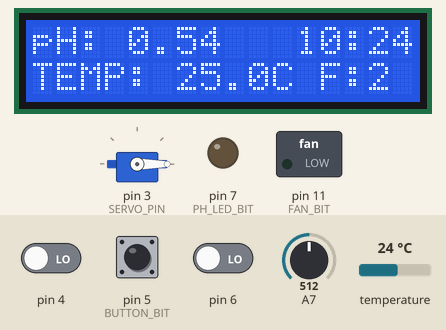
Bench run of a program on a simulated Arduino Nano, built with avr-gcc and run on an emulated ATmega328P. Parts: 16×2 character LCD, servo, switched loads named in the program (green lamp = pin HIGH), output pins drawn as LEDs (lit = HIGH). Dashed ring = blinking. Inputs (shaded band) come from the test bench; at power-on: temperature 24 °C, pin 5 (BUTTON_BIT) HIGH, A7 = 512, pin 4 LOW, pin 6 LOW. The local clock reads 2024-03-15 10:24:30 at power-on unless the program sets it; what the program prints to the serial monitor is not drawn.

Above: at 1.5 s.
1.6 s: temperature set to 1 °C
At 3.12 s:
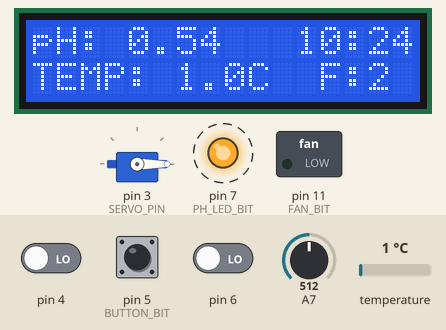
5.8 s: pin 5 (BUTTON_BIT) pulled LOW for 0.15 s
At 7.5 s:
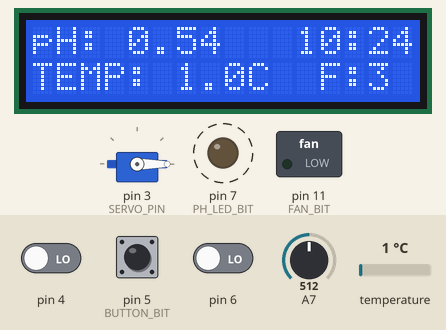
7.6 s: temperature set to 27.1 °C
At 10.0 s:
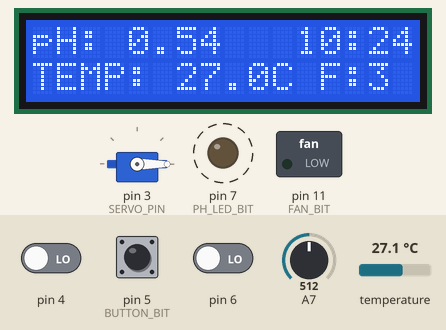
10.6 s: temperature set to 28.7 °C
At 13.5 s:
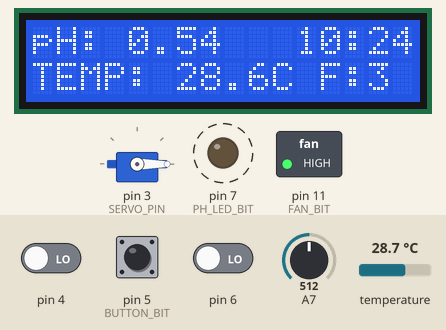
13.6 s: pin 5 (BUTTON_BIT) pulled LOW for 1 s
At 15.34 s:
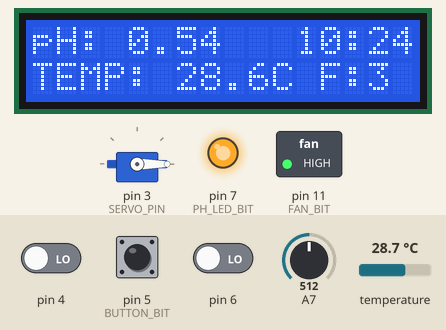
16.6 s: A7 set to 610
At 18.9 s:
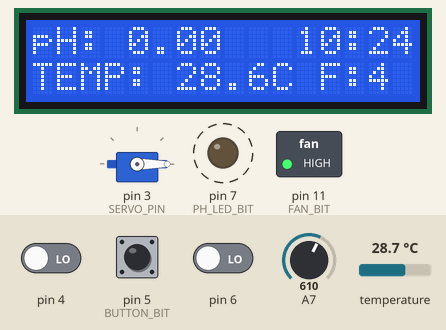
Timing chart, 0 to 20.6 s (numbered marks = the images above; inputs shaded):
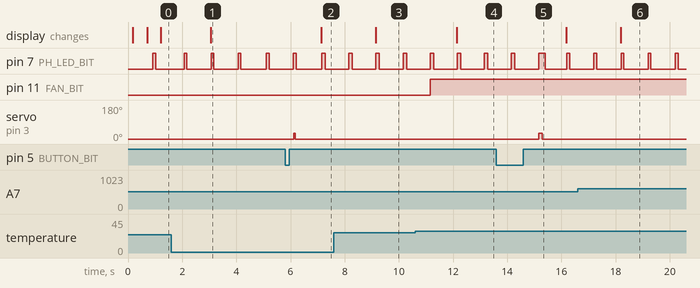

The program:

main.cpp
```cpp
#include <Wire.h>
#include <LiquidCrystal_I2C.h>
#include <OneWire.h>
#include <DallasTemperature.h>
#include <RTClib.h>
#include <Servo.h>
#include <avr/pgmspace.h>

#define ONE_WIRE_BUS 2
#define SERVO_PIN 3

#define FAN_PORT PORTB
#define FAN_DDR DDRB
#define FAN_BIT PB3 // PIN D11

#define PH_LED_PORT PORTD
#define PH_LED_DDR DDRD
#define PH_LED_BIT PD7 // PIN D7

#define BUTTON_PORT PORTD
#define BUTTON_DDR DDRD
#define BUTTON_PIN PIND
#define BUTTON_BIT PD5 // PIN D5

#define ALERT_LED_PORT PORTD
#define ALERT_LED_DDR DDRD
#define ALERT_LED_BIT PD7 // PIN D7

#define SAMPLES 10
const float PH_SLOPE PROGMEM = -8.048480;
const float PH_OFFSET PROGMEM = 20.661462;

const uint8_t VALVE_CLOSED_POSITION = 0;
const uint8_t VALVE_OPEN_POSITION = 30;
const uint8_t FEEDING_DURATION = 75;

struct FeedingTime
{
  uint8_t hour;
  uint8_t minute;
};

const FeedingTime FEEDING_SCHEDULE[] = {
    {9, 30},
    {9, 31}};
const uint8_t NUM_SCHEDULED_FEEDINGS = 2;

uint8_t lastFeedDay = 0;
uint8_t dailyFeedingCount = 0;
bool scheduledFeedingDone[2];
uint8_t currentFeedingType = 0;

const char STR_RTC_ERROR[] PROGMEM = "RTC Error!";
const char STR_RTC_LOST_POWER[] PROGMEM = "RTC lost power - battery may be dead!";
const char STR_RTC_DIAG[] PROGMEM = "=== RTC Diagnostics ===";
const char STR_RTC_TICKING[] PROGMEM = "✓ RTC ticking normally";
const char STR_RTC_ISSUE[] PROGMEM = "✗ RTC timing issue detected!";
const char STR_FEEDING_MANUAL[] PROGMEM = "Manual feeding requested";
const char STR_FEEDING_SCHEDULED[] PROGMEM = "Scheduled feeding started";
const char STR_FEEDING_COMPLETED[] PROGMEM = "Feeding completed - daily count updated";
const char STR_FEEDING_SKIPPED[] PROGMEM = "Feeding skipped - already fed this schedule";
const char STR_VALVE_OPEN[] PROGMEM = "Feeding: Valve opened";
const char STR_VALVE_CLOSE[] PROGMEM = "Feeding: Valve closed";
const char STR_FAN_ON[] PROGMEM = "Fans ON - Temperature too high";
const char STR_FAN_OFF[] PROGMEM = "Fans OFF - Temperature normal";
const char STR_SYSTEM_INIT[] PROGMEM = "Smart Aquarium System Initialized";

void printPROGMEM(const char *str);
void printPROGMEMln(const char *str);
void printDateTime(DateTime dt);
void checkScheduledFeeding();
void handleNonBlockingRTCDiagnostics();
void setupLCDLabels();
void updatePhReading();
void updateTemperatureReading();
void handleFeeding();
void startFeeding(uint8_t feedingType);
void updateFanControl();
void updateAlertLED();
void updateDisplay();
void updateSerialOutput();
uint16_t readPH_ADC();

LiquidCrystal_I2C lcd(0x27, 16, 2);
OneWire oneWire(ONE_WIRE_BUS);
DallasTemperature sensors(&oneWire);
RTC_DS3231 rtc;
Servo feederServo;

uint8_t systemFlags = 0;
#define FLAG_FAN_RUNNING 0
#define FLAG_FEEDING 1
#define FLAG_VALVE_OPEN 2
#define FLAG_TEMP_REQUESTED 3
#define FLAG_LCD_INIT 4
#define FLAG_RTC_DIAG_DONE 5

#define SET_FLAG(flag) (systemFlags |= _BV(flag))
#define CLEAR_FLAG(flag) (systemFlags &= ~_BV(flag))
#define CHECK_FLAG(flag) (systemFlags & _BV(flag))

uint32_t feedingStartTime = 0;
uint32_t lastPhSampleTime = 0;
uint32_t lastTempRequestTime = 0;
uint32_t lastDisplayUpdate = 0;
uint32_t lastSerialOutput = 0;
uint32_t rtcDiagStartTime = 0;

volatile uint8_t buttonPressedFlag = 0;
volatile uint8_t lastPortDState = 0;
volatile uint32_t lastInterruptTime = 0;

const uint16_t phSampleInterval = 50;
const uint16_t tempRequestInterval = 1000;
const uint16_t displayUpdateInterval = 500;
const uint16_t serialOutputInterval = 1000;
const uint32_t DEBOUNCE_DELAY_ISR = 300UL;

uint32_t phSampleSum = 0;
uint8_t phSampleCount = 0;
uint16_t currentPH_scaled = 700;

uint16_t currentTemp_scaled = 250;

uint8_t alertBlinks = 0;
uint32_t lastBlinkToggleMillis = 0;
uint8_t alertLedIsOn = 0;
uint8_t currentBlinkCount = 0;
uint32_t currentAlertCycleStart = 0;

DateTime rtcDiagStartDateTime;

inline void setFanOn()
{
  FAN_PORT |= _BV(FAN_BIT);
}

inline void setFanOff()
{
  FAN_PORT &= ~_BV(FAN_BIT);
}

inline void setAlertLedOn()
{
  ALERT_LED_PORT |= _BV(ALERT_LED_BIT);
}

inline void setAlertLedOff()
{
  ALERT_LED_PORT &= ~_BV(ALERT_LED_BIT);
}

inline uint8_t readButton()
{
  return (BUTTON_PIN & _BV(BUTTON_BIT)) ? 1 : 0;
}

uint16_t readPH_ADC()
{
  return analogRead(A7);
}

void printPROGMEM(const char *str)
{
  char c;
  while ((c = pgm_read_byte(str++)))
  {
    Serial.write(c);
  }
}

void printPROGMEMln(const char *str)
{
  printPROGMEM(str);
  Serial.println();
}

void printDateTime(DateTime dt)
{
  Serial.print(dt.year());
  Serial.write('/');
  Serial.print(dt.month());
  Serial.write('/');
  Serial.print(dt.day());
  Serial.write(' ');
  Serial.print(dt.hour());
  Serial.write(':');
  Serial.print(dt.minute());
  Serial.write(':');
  Serial.println(dt.second());
}

void checkScheduledFeeding()
{
  DateTime now = rtc.now();
  uint8_t currentDay = now.day();
  uint8_t currentHour = now.hour();
  uint8_t currentMinute = now.minute();

  if (currentDay != lastFeedDay)
  {
    dailyFeedingCount = 0;
    for (uint8_t i = 0; i < NUM_SCHEDULED_FEEDINGS; i++)
    {
      scheduledFeedingDone[i] = false;
    }
    lastFeedDay = currentDay;
    Serial.print(F("New day detected: "));
    Serial.print(currentDay);
    Serial.print(F(" - Feeding counters reset, today's target: "));
    Serial.print(NUM_SCHEDULED_FEEDINGS);
    Serial.println(F(" scheduled feedings"));
  }

  for (uint8_t i = 0; i < NUM_SCHEDULED_FEEDINGS; i++)
  {
    if (currentHour == FEEDING_SCHEDULE[i].hour &&
        currentMinute == FEEDING_SCHEDULE[i].minute &&
        !scheduledFeedingDone[i])
    {
      if (!CHECK_FLAG(FLAG_FEEDING))
      {
        Serial.print(F("Scheduled feeding started at "));
        if (FEEDING_SCHEDULE[i].hour < 10)
          Serial.write('0');
        Serial.print(FEEDING_SCHEDULE[i].hour);
        Serial.write(':');
        if (FEEDING_SCHEDULE[i].minute < 10)
          Serial.write('0');
        Serial.println(FEEDING_SCHEDULE[i].minute);
        printPROGMEMln(STR_FEEDING_SCHEDULED);
        currentFeedingType = 2;
        startFeeding(2);
        Serial.print(F("Feeding slot "));
        Serial.print(i + 1);
        Serial.print(F(" of "));
        Serial.print(NUM_SCHEDULED_FEEDINGS);
        Serial.println(F(" executed"));
      }
      else
      {
        printPROGMEMln(STR_FEEDING_SKIPPED);
      }
      break;
    }
  }
}

ISR(PCINT2_vect)
{
  uint8_t currentPortDState = PIND;
  uint8_t changedPins = currentPortDState ^ lastPortDState;

  if (changedPins & _BV(BUTTON_BIT))
  {
    uint32_t currentTime = millis();
    uint8_t currentButtonState = currentPortDState & _BV(BUTTON_BIT);
    uint8_t lastButtonState = lastPortDState & _BV(BUTTON_BIT);

    if (currentButtonState && !lastButtonState)
    {
      if (currentTime - lastInterruptTime > DEBOUNCE_DELAY_ISR)
      {
        buttonPressedFlag = 1;
        lastInterruptTime = currentTime;
      }
    }
  }

  lastPortDState = currentPortDState;
}

void setup()
{
  Serial.begin(9600);

  analogReference(EXTERNAL);

  delay(10);

  analogRead(A7);
  delay(10);

  Serial.println(F("=== pH Calibration ==="));
  Serial.print(F("PH_SLOPE: "));
  Serial.println(pgm_read_float(&PH_SLOPE), 6);
  Serial.print(F("PH_OFFSET: "));
  Serial.println(pgm_read_float(&PH_OFFSET), 6);
  Serial.println(F("Using External AREF (LM336BZ-5.0V)"));
  Serial.println(F("===================="));

  FAN_DDR |= _BV(FAN_BIT);
  ALERT_LED_DDR |= _BV(ALERT_LED_BIT);
  BUTTON_DDR &= ~_BV(BUTTON_BIT);
  BUTTON_PORT |= _BV(BUTTON_BIT);

  setFanOff();
  setAlertLedOff();

  lcd.init();
  lcd.backlight();
  lcd.clear();

  sensors.begin();
  sensors.setResolution(12);

  if (!rtc.begin())
  {
    printPROGMEMln(STR_RTC_ERROR);
    lcd.setCursor(0, 0);
    lcd.print(F("RTC Error!"));
    while (1)
      ;
  }

  if (rtc.lostPower())
  {
    printPROGMEMln(STR_RTC_LOST_POWER);
  }

  printPROGMEMln(STR_RTC_DIAG);
  rtcDiagStartDateTime = rtc.now();
  rtcDiagStartTime = millis();
  Serial.print(F("Current time: "));
  printDateTime(rtcDiagStartDateTime);

  feederServo.attach(SERVO_PIN);
  feederServo.write(VALVE_CLOSED_POSITION);

  PCICR |= _BV(PCIE2);
  PCMSK2 |= _BV(BUTTON_BIT);
  lastPortDState = PIND;
  sei();

  uint32_t currentTime = millis();
  lastPhSampleTime = currentTime;
  lastTempRequestTime = currentTime;
  lastDisplayUpdate = currentTime;
  lastSerialOutput = currentTime;
  currentAlertCycleStart = currentTime;

  DateTime now = rtc.now();
  lastFeedDay = now.day();
  currentFeedingType = 0;
  dailyFeedingCount = 0;

  for (uint8_t i = 0; i < NUM_SCHEDULED_FEEDINGS; i++)
  {
    bool isPastTime = (now.hour() > FEEDING_SCHEDULE[i].hour) ||
                      (now.hour() == FEEDING_SCHEDULE[i].hour && now.minute() > FEEDING_SCHEDULE[i].minute);
    scheduledFeedingDone[i] = isPastTime;
    if (scheduledFeedingDone[i])
    {
      dailyFeedingCount++;
    }
  }

  Serial.print(F("Feeding system initialized - "));
  Serial.print(NUM_SCHEDULED_FEEDINGS);
  Serial.print(F(" scheduled times: "));
  for (uint8_t i = 0; i < NUM_SCHEDULED_FEEDINGS; i++)
  {
    if (FEEDING_SCHEDULE[i].hour < 10)
      Serial.write('0');
    Serial.print(FEEDING_SCHEDULE[i].hour);
    Serial.write(':');
    if (FEEDING_SCHEDULE[i].minute < 10)
      Serial.write('0');
    Serial.print(FEEDING_SCHEDULE[i].minute);
    if (i < NUM_SCHEDULED_FEEDINGS - 1)
      Serial.print(F(", "));
  }
  Serial.println();
  Serial.print(F("Daily count: "));
  Serial.print(dailyFeedingCount);
  Serial.println(F(" feedings completed today"));

  printPROGMEMln(STR_SYSTEM_INIT);
}

void handleNonBlockingRTCDiagnostics()
{
  if (!CHECK_FLAG(FLAG_RTC_DIAG_DONE) && (millis() - rtcDiagStartTime >= 3000))
  {
    DateTime now2 = rtc.now();
    int16_t timeDiff = now2.second() - rtcDiagStartDateTime.second();
    if (timeDiff < 0)
      timeDiff += 60;

    if (timeDiff >= 2 && timeDiff <= 4)
    {
      printPROGMEMln(STR_RTC_TICKING);
    }
    else
    {
      printPROGMEMln(STR_RTC_ISSUE);
    }
    SET_FLAG(FLAG_RTC_DIAG_DONE);
  }
}

void setupLCDLabels()
{
  if (!CHECK_FLAG(FLAG_LCD_INIT))
  {
    lcd.setCursor(0, 0);
    lcd.print(F("pH:"));
    lcd.setCursor(0, 1);
    lcd.print(F("TEMP:"));
    SET_FLAG(FLAG_LCD_INIT);
  }
}

void updatePhReading()
{
  uint32_t currentMillis = millis();

  if (currentMillis - lastPhSampleTime >= phSampleInterval)
  {
    if (phSampleCount < SAMPLES)
    {
      uint16_t adcReading = readPH_ADC();
      phSampleSum += adcReading;
      phSampleCount++;
      lastPhSampleTime = currentMillis;
    }
    else
    {
      float avgADC = (float)phSampleSum / SAMPLES;

      float voltage = avgADC * (5.0 / 1024.0);
      float ph = (voltage * pgm_read_float(&PH_SLOPE)) + pgm_read_float(&PH_OFFSET);

      if (ph < 0.0)
        ph = 0.0;
      if (ph > 14.0)
        ph = 14.0;

      currentPH_scaled = (uint16_t)(ph * 100.0);

      if (phSampleCount == SAMPLES)
      {
        Serial.print(F("pH: ADC="));
        Serial.print(avgADC, 1);
        Serial.print(F(", V="));
        Serial.print(voltage, 3);
        Serial.print(F(", pH="));
        Serial.println((float)currentPH_scaled / 100.0, 2);
      }

      phSampleSum = 0;
      phSampleCount = 0;
    }
  }
}

void updateTemperatureReading()
{
  uint32_t currentMillis = millis();

  if (!CHECK_FLAG(FLAG_TEMP_REQUESTED) && (currentMillis - lastTempRequestTime >= tempRequestInterval))
  {
    sensors.requestTemperatures();
    SET_FLAG(FLAG_TEMP_REQUESTED);
    lastTempRequestTime = currentMillis;
  }

  if (CHECK_FLAG(FLAG_TEMP_REQUESTED) && (currentMillis - lastTempRequestTime >= 100))
  {
    float tempC = sensors.getTempCByIndex(0);
    if (tempC != DEVICE_DISCONNECTED_C)
    {
      currentTemp_scaled = (uint16_t)(tempC * 10.0);
    }
    CLEAR_FLAG(FLAG_TEMP_REQUESTED);
  }
}

void handleFeeding()
{
  uint32_t currentMillis = millis();

  if (CHECK_FLAG(FLAG_FEEDING))
  {
    if (!CHECK_FLAG(FLAG_VALVE_OPEN))
    {
      feederServo.write(VALVE_OPEN_POSITION);
      SET_FLAG(FLAG_VALVE_OPEN);
      feedingStartTime = currentMillis;
      printPROGMEMln(STR_VALVE_OPEN);
    }
    else if (currentMillis - feedingStartTime >= FEEDING_DURATION)
    {
      feederServo.write(VALVE_CLOSED_POSITION);
      CLEAR_FLAG(FLAG_VALVE_OPEN);
      CLEAR_FLAG(FLAG_FEEDING);
      printPROGMEMln(STR_VALVE_CLOSE);

      dailyFeedingCount++;

      if (currentFeedingType == 1)
      {
        Serial.print(F("Manual feeding completed - daily count: "));
        Serial.println(dailyFeedingCount);
      }
      else if (currentFeedingType == 2)
      {
        DateTime now = rtc.now();
        uint8_t currentHour = now.hour();
        uint8_t currentMinute = now.minute();

        for (uint8_t i = 0; i < NUM_SCHEDULED_FEEDINGS; i++)
        {
          if (currentHour == FEEDING_SCHEDULE[i].hour &&
              currentMinute == FEEDING_SCHEDULE[i].minute)
          {
            scheduledFeedingDone[i] = true;
            Serial.print(F("Scheduled feeding "));
            Serial.print(i + 1);
            Serial.print(F(" ("));
            if (FEEDING_SCHEDULE[i].hour < 10)
              Serial.write('0');
            Serial.print(FEEDING_SCHEDULE[i].hour);
            Serial.write(':');
            if (FEEDING_SCHEDULE[i].minute < 10)
              Serial.write('0');
            Serial.print(FEEDING_SCHEDULE[i].minute);
            Serial.print(F(") completed - daily count: "));
            Serial.println(dailyFeedingCount);
            break;
          }
        }
      }

      printPROGMEMln(STR_FEEDING_COMPLETED);

      currentFeedingType = 0;
    }
  }
}

void startFeeding(uint8_t feedingType)
{
  if (CHECK_FLAG(FLAG_FEEDING))
  {
    if (feedingType == 1)
    {
      Serial.println(F("Feeding already in progress - ignoring button"));
    }
    else if (feedingType == 2)
    {
      Serial.println(F("Feeding already in progress - ignoring schedule"));
    }
    return;
  }

  SET_FLAG(FLAG_FEEDING);
  CLEAR_FLAG(FLAG_VALVE_OPEN);

  if (feedingType == 1)
  {
    currentFeedingType = 1;
    printPROGMEMln(STR_FEEDING_MANUAL);
  }
  else if (feedingType == 2)
  {
    printPROGMEMln(STR_FEEDING_SCHEDULED);
  }
}

void updateFanControl()
{
  if (currentTemp_scaled >= 280 && !CHECK_FLAG(FLAG_FAN_RUNNING))
  {
    setFanOn();
    SET_FLAG(FLAG_FAN_RUNNING);
    printPROGMEMln(STR_FAN_ON);
  }
  else if (currentTemp_scaled <= 260 && CHECK_FLAG(FLAG_FAN_RUNNING))
  {
    setFanOff();
    CLEAR_FLAG(FLAG_FAN_RUNNING);
    printPROGMEMln(STR_FAN_OFF);
  }
}

void updateAlertLED()
{
  uint32_t currentMillis = millis();

  uint8_t newAlertBlinks = 0;
  uint8_t phIssue = (currentPH_scaled < 600 || currentPH_scaled > 800) ? 1 : 0;
  uint8_t tempIssue = (currentTemp_scaled > 300) ? 1 : 0;

  if (phIssue && tempIssue)
  {
    newAlertBlinks = 3;
  }
  else if (tempIssue)
  {
    newAlertBlinks = 2;
  }
  else if (phIssue)
  {
    newAlertBlinks = 1;
  }

  if (newAlertBlinks != alertBlinks)
  {
    alertBlinks = newAlertBlinks;
    setAlertLedOff();
    alertLedIsOn = 0;
    currentBlinkCount = 0;
    lastBlinkToggleMillis = currentMillis;
    currentAlertCycleStart = currentMillis;
  }

  if (alertBlinks == 0)
  {
    setAlertLedOff();
    return;
  }

  if (alertLedIsOn)
  {
    if (currentMillis - lastBlinkToggleMillis >= 100)
    {
      setAlertLedOff();
      alertLedIsOn = 0;
      lastBlinkToggleMillis = currentMillis;
    }
  }
  else
  {
    if (currentBlinkCount < alertBlinks)
    {
      if (currentMillis - lastBlinkToggleMillis >= 100)
      {
        setAlertLedOn();
        alertLedIsOn = 1;
        currentBlinkCount++;
        lastBlinkToggleMillis = currentMillis;
      }
    }
    else
    {
      if (currentMillis - currentAlertCycleStart >= 1000)
      {
        currentBlinkCount = 0;
        currentAlertCycleStart = currentMillis;
      }
    }
  }
}

void updateDisplay()
{
  uint32_t currentMillis = millis();

  if (currentMillis - lastDisplayUpdate >= displayUpdateInterval)
  {
    setupLCDLabels();

    DateTime now = rtc.now();

    lcd.setCursor(4, 0);
    lcd.print(F("      "));
    lcd.setCursor(4, 0);
    lcd.print((float)currentPH_scaled / 100.0, 2);

    lcd.setCursor(11, 0);
    if (now.hour() < 10)
      lcd.write('0');
    lcd.print(now.hour());
    lcd.write(':');
    if (now.minute() < 10)
      lcd.write('0');
    lcd.print(now.minute());

    lcd.setCursor(6, 1);
    lcd.print(F("     "));
    lcd.setCursor(6, 1);
    lcd.print((float)currentTemp_scaled / 10.0, 1);
    lcd.write('C');

    lcd.setCursor(12, 1);
    lcd.print(F("    "));
    lcd.setCursor(12, 1);

    if (dailyFeedingCount > 0)
    {
      lcd.print(F("F:"));
      lcd.print(dailyFeedingCount);
    }

    lastDisplayUpdate = currentMillis;
  }
}

void updateSerialOutput()
{
  uint32_t currentMillis = millis();

  if (currentMillis - lastSerialOutput >= serialOutputInterval)
  {
    DateTime now = rtc.now();

    Serial.print(F("Time: "));
    if (now.hour() < 10)
      Serial.write('0');
    Serial.print(now.hour());
    Serial.write(':');
    if (now.minute() < 10)
      Serial.write('0');
    Serial.print(now.minute());
    Serial.write(':');
    if (now.second() < 10)
      Serial.write('0');
    Serial.print(now.second());

    Serial.print(F(" | pH: "));
    Serial.print((float)currentPH_scaled / 100.0, 2);
    Serial.print(F(" | Temp: "));
    Serial.print((float)currentTemp_scaled / 10.0, 1);
    Serial.print(F("C | Fan: "));
    Serial.print(CHECK_FLAG(FLAG_FAN_RUNNING) ? F("ON") : F("OFF"));
    Serial.print(F(" | Alert LED: "));
    Serial.print(alertBlinks);
    Serial.print(F(" blinks | Feeding: "));
    Serial.print(CHECK_FLAG(FLAG_FEEDING) ? F("ACTIVE") : F("READY"));
    Serial.print(F(" | Daily Count: "));
    Serial.print(dailyFeedingCount);
    Serial.print(F("/"));
    Serial.print(NUM_SCHEDULED_FEEDINGS);
    Serial.print(F(" | LCD: "));
    if (dailyFeedingCount > 0)
    {
      Serial.print(F("F:"));
      Serial.print(dailyFeedingCount);
    }
    else
    {
      Serial.print(F("Empty"));
    }
    Serial.println();

    lastSerialOutput = currentMillis;
  }
}

void loop()
{
  handleNonBlockingRTCDiagnostics();

  if (buttonPressedFlag)
  {
    buttonPressedFlag = 0;
    startFeeding(1);
  }

  updatePhReading();
  updateTemperatureReading();

  checkScheduledFeeding();

  handleFeeding();
  updateFanControl();
  updateAlertLED();
  updateDisplay();
  updateSerialOutput();
}
```

Measured:
- the behaviour switches between 27.9 and 28 °C on temperature (found by bisection; images 3 and 4)
- after the input at 1.6 s, the display: changes after 1.5 s (image 1)
- after the input at 5.8 s, servo on pin 3 (SERVO_PIN): 0° → 30° after 0.32 s, → 0° 0.06 s later; the display: changes after 1.3 s (image 2)
- after the input at 7.6 s, the display: changes after 1.5 s (image 3)
- after the input at 10.6 s, pin 11 (FAN_BIT): LOW → HIGH after 0.55 s; the display: changes after 1.5 s (image 4)
- after the input at 13.6 s, servo on pin 3 (SERVO_PIN): 0° → 30° after 1.6 s, → 0° 0.12 s later
- after the input at 16.6 s, the display: changes after 1.6 s (image 6)
- by itself, pin 7 (PH_LED_BIT): alternates HIGH for 0.10 s and LOW for 0.90 s
